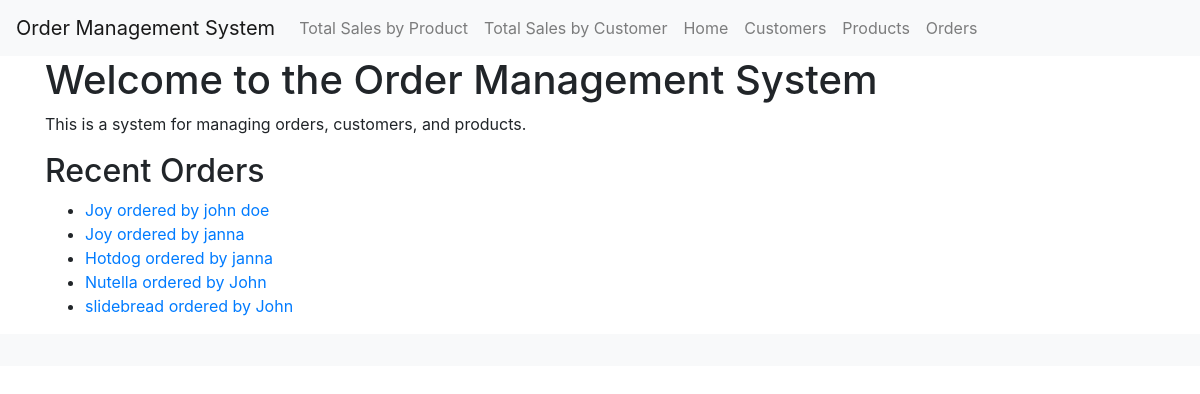
The page / on the database its author committed.
### orders/models.py (models this page shows, shortened)
class Order(models.Model):
    customer = models.ForeignKey(Customer, on_delete=models.CASCADE)
    product = models.ForeignKey(Product, on_delete=models.CASCADE)
    quantity = models.PositiveIntegerField()
    total_price = models.DecimalField(max_digits=10, decimal_places=2, editable=False)
    order_date = models.DateTimeField(auto_now_add=True)

class Product(models.Model):
    name = models.CharField(max_length=200)
    description = models.TextField()
    price = models.DecimalField(max_digits=10, decimal_places=2)

class Customer(models.Model):
    name = models.CharField(max_length=200)
    email = models.EmailField()
    phone = models.CharField(max_length=20)

### orders/views.py (the view)
# urls.py: path('', views.home, name='home'),
def home(request):
    orders = Order.objects.all()
    return render(request, 'orders/home.html', {'orders': orders})

### templates/orders/home.html
{% extends 'base_generic.html' %}
{% block content %}
    <h1>Welcome to the Order Management System</h1>
    <p>This is a system for managing orders, customers, and products.</p>
    <h2>Recent Orders</h2>
    {% if orders %}
        <ul>
        {% for order in orders %}
            <li>
                <a href="{% url 'order_detail' order.id %}">{{ order.product.name }} ordered by {{ order.customer.name }}</a>
            </li>
        {% endfor %}
        </ul>
    {% else %}
        <p>No recent orders.</p>
    {% endif %}
{% endblock %}

### rows shown on the page
Order: product.name "Joy", customer.name "john doe"
Order: product.name "Joy", customer.name "janna"
Order: product.name "Hotdog", customer.name "janna"
Order: product.name "Nutella", customer.name "John"
Order: product.name "slidebread", customer.name "John"
